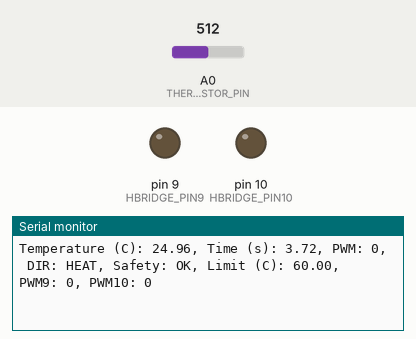
Simulated run of this sketch. Board: Arduino Uno, built with avr-gcc and run on an emulated ATmega328P. Parts: output pins drawn as LEDs (lit = HIGH), the last lines printed to the serial monitor. The test bench sets the inputs (shaded band); at power-on: A0 (THERMISTOR_PIN) = 512.

Above: at 4.2 s.
4.3 s: A0 (THERMISTOR_PIN) set to 218
At 4.7 s:
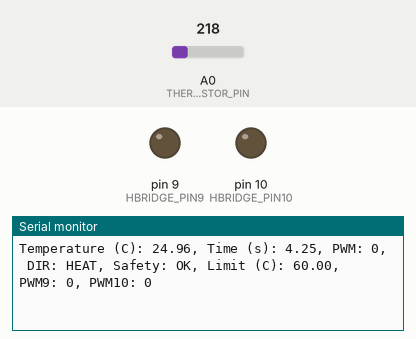
5.8 s: A0 (THERMISTOR_PIN) set to 185
At 6.9 s:
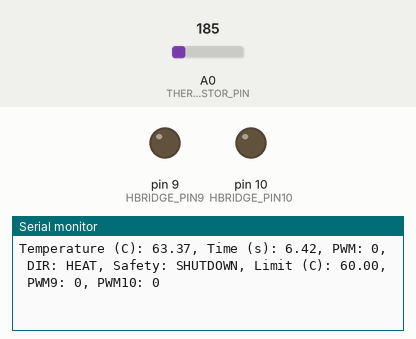

Measured:
- the behaviour switches between 204 and 203 on A0 (THERMISTOR_PIN) (found by bisection; images 1 and 2)
- after the input at 5.8 s, the serial monitor: prints a new line at once (image 2)

The sketch:

P1_Shutdown_arduino.ino
```cpp
// Manual TEC control from P5_Manual_heat_cool_display.py.
// The Python GUI sends commands such as: SET PWM 120 DIR HEAT
//
// Module 4 additions:
//   1. Average 500 thermistor ADC measurements.
//   2. Software temperature safety limit at 60 C.
//   3. If T > 60 C, both H-bridge PWM outputs are forced to 0.
//   4. Temperature telemetry continues during a safety shutdown.
//
// This sketch is still OPEN LOOP:
// There is NO automatic temperature feedback control.
// The user/Python GUI still determines the requested PWM and direction.

// --------------------------------------------------
// Pin definitions
// --------------------------------------------------
const int THERMISTOR_PIN = A0;
const int HBRIDGE_PIN9 = 9;
const int HBRIDGE_PIN10 = 10;


// --------------------------------------------------
// Thermistor circuit constants
// --------------------------------------------------
const float SERIES_RESISTOR = 100000.0;
const float R0 = 100000.0;
const float B_COEFF = 3950.0;
const float T0 = 298.15;


// --------------------------------------------------
// Module 4 temperature-safety settings
// --------------------------------------------------
const float TEMPERATURE_LIMIT_C = 60;

// Number of ADC readings averaged for each temperature measurement.
const int TEMPERATURE_SAMPLES = 500;


// --------------------------------------------------
// Values last received from the GUI.
// Start with the TEC off for safety.
// --------------------------------------------------
int pwmValue = 0;
bool heating = true;

// True when the software temperature limit has been exceeded.
bool safetyShutdown = false;


// --------------------------------------------------
// Buffer used to collect one newline-terminated command
// from the computer.
// --------------------------------------------------
char commandBuffer[48];
byte commandLength = 0;
bool discardCommand = false;

unsigned long lastReportMs = 0;


// --------------------------------------------------
// Apply TEC output
// --------------------------------------------------
void applyTecOutput() {

  // Safety always has priority.
  // If the temperature limit has been exceeded,
  // BOTH H-bridge inputs must be off.
  if (safetyShutdown) {
    analogWrite(HBRIDGE_PIN9, 0);
    analogWrite(HBRIDGE_PIN10, 0);
    return;
  }

  // Never PWM both H-bridge inputs at the same time.
  // If heat/cool is reversed for your wiring,
  // swap the two sections below.

  if (heating) {

    digitalWrite(HBRIDGE_PIN10, LOW);
    analogWrite(HBRIDGE_PIN9, pwmValue);

  } else {

    digitalWrite(HBRIDGE_PIN9, LOW);
    analogWrite(HBRIDGE_PIN10, pwmValue);
  }
}


// --------------------------------------------------
// Read thermistor temperature
//
// Takes 500 ADC measurements and averages them before
// converting the result into resistance and temperature.
// --------------------------------------------------
float readTemperatureC() {

  unsigned long adcSum = 0;

  // Take 500 measurements.
  for (int i = 0; i < TEMPERATURE_SAMPLES; i++) {
    adcSum += analogRead(THERMISTOR_PIN);
  }

  // Calculate the average ADC value.
  float rawADC = (float)adcSum / TEMPERATURE_SAMPLES;

  // Avoid division by zero and extreme ADC values.
  rawADC = constrain(rawADC, 1.0, 1022.0);

  //
  float thermistorResistance =
      SERIES_RESISTOR *
      (rawADC / (1023.0 - rawADC));

  // Beta-model thermistor equation.
  float steinhart =
      log(thermistorResistance / R0) / B_COEFF;

  steinhart += 1.0 / T0;

  // Convert Kelvin to Celsius.
  float temperatureC =
      (1.0 / steinhart) - 273.15;

  return temperatureC;
}


// --------------------------------------------------
// Check the software temperature safety limit
// --------------------------------------------------
void checkTemperatureSafety(float temperatureC) {

  // ------------------------------------------------
  // Temperature TOO HIGH
  // ------------------------------------------------
  if (temperatureC > TEMPERATURE_LIMIT_C) {

    // Only print the shutdown message the first time
    // the limit is crossed.
    if (!safetyShutdown) {

      safetyShutdown = true;

      // Set requested PWM to zero.
      pwmValue = 0;

      // Immediately shut down BOTH H-bridge inputs.
      analogWrite(HBRIDGE_PIN9, 0);
      analogWrite(HBRIDGE_PIN10, 0);

      Serial.print("SAFETY SHUTDOWN ACTIVE: Temperature = ");
      Serial.print(temperatureC, 2);
      Serial.print(" C exceeds ");
      Serial.print(TEMPERATURE_LIMIT_C, 1);
      Serial.println(" C. Both PWM outputs forced to 0.");
    }

  }

  // ------------------------------------------------
  // Temperature has returned below the limit
  // ------------------------------------------------
  else {

    if (safetyShutdown) {

      safetyShutdown = false;

      // Keep the TEC OFF after a shutdown.
      // The user must send a new command before
      // the TEC is allowed to run again.
      pwmValue = 0;

      analogWrite(HBRIDGE_PIN9, 0);
      analogWrite(HBRIDGE_PIN10, 0);

      Serial.println(
        "SAFETY LIMIT CLEARED: PWM remains 0 until a new command."
      );
    }
  }
}


// --------------------------------------------------
// Process one command from the Python GUI
// --------------------------------------------------
void processCommand() {

  int requestedPwm;
  char requestedDirection[6];

  // Accept exactly the command format sent by the
  // Python GUI:
  //
  // SET PWM 120 DIR HEAT
  //
  if (sscanf(
        commandBuffer,
        "SET PWM %d DIR %5s",
        &requestedPwm,
        requestedDirection
      ) != 2) {

    Serial.print("ERROR: Invalid command: ");
    Serial.println(commandBuffer);

    // Fail safe if an invalid command is received.
    pwmValue = 0;
    analogWrite(HBRIDGE_PIN9, 0);
    analogWrite(HBRIDGE_PIN10, 0);

    return;
  }


  // ------------------------------------------------
  // Determine direction first.
  // ------------------------------------------------
  if (strcmp(requestedDirection, "HEAT") == 0) {

    heating = true;

  } else if (strcmp(requestedDirection, "COOL") == 0) {

    heating = false;

  } else {

    Serial.println("ERROR: Direction must be HEAT or COOL.");

    // Fail safe for invalid direction.
    pwmValue = 0;
    analogWrite(HBRIDGE_PIN9, 0);
    analogWrite(HBRIDGE_PIN10, 0);

    return;
  }


  // ------------------------------------------------
  // Keep PWM in legal analogWrite range.
  // ------------------------------------------------
  pwmValue = constrain(requestedPwm, 0, 255);


  // ------------------------------------------------
  // If safety shutdown is active, don't allow the
  // command to restart the TEC.
  // ------------------------------------------------
  if (safetyShutdown) {

    pwmValue = 0;

    analogWrite(HBRIDGE_PIN9, 0);
    analogWrite(HBRIDGE_PIN10, 0);

    Serial.println(
      "COMMAND BLOCKED: Safety shutdown is active; PWM remains 0."
    );

    return;
  }


  // ------------------------------------------------
  // Apply the new command.
  // ------------------------------------------------
  applyTecOutput();

  Serial.print("COMMAND ACCEPTED: SET PWM ");
  Serial.print(pwmValue);
  Serial.print(" DIR ");
  Serial.println(heating ? "HEAT" : "COOL");
}


// --------------------------------------------------
// Read serial commands
// --------------------------------------------------
void readSerialCommands() {

  // Read available characters without delay(),
  // so slider movement is applied promptly.

  // Bound serial work so continuous input cannot starve the safety check.
  int remaining = 64;
  while (Serial.available() > 0 && remaining-- > 0) {

    char incoming = Serial.read();

    if (discardCommand) {
      if (incoming == '\n') discardCommand = false;
      continue;
    }

    if (incoming == '\r') {
      continue;
    }

    if (incoming == '\n') {

      commandBuffer[commandLength] = '\0';

      if (commandLength > 0) {
        processCommand();
      }

      commandLength = 0;

    } else if (commandLength < sizeof(commandBuffer) - 1) {

      commandBuffer[commandLength++] = incoming;

    } else {

      discardCommand = true;

      // Drop an overlong command rather than writing
      // past the end of the buffer.

      commandLength = 0;

      pwmValue = 0;

      analogWrite(HBRIDGE_PIN9, 0);
      analogWrite(HBRIDGE_PIN10, 0);

      Serial.println(
        "ERROR: Command too long. Both PWM outputs forced to 0."
      );
    }
  }
}


// --------------------------------------------------
// Report telemetry
// --------------------------------------------------
void reportTelemetry(float temperatureC) {

  // The Python program parses this line for its
  // readouts, plot, and CSV file.
  //
  // IMPORTANT:
  // The original telemetry format is preserved so
  // P5_Manual_heat_cool_display.py can continue
  // parsing it.

  Serial.print("Temperature (C): ");
  Serial.print(temperatureC, 2);

  Serial.print(", Time (s): ");
  Serial.print(millis() / 1000.0, 2);

  Serial.print(", PWM: ");
  Serial.print(pwmValue);

  Serial.print(", DIR: ");
  Serial.print(heating ? "HEAT" : "COOL");
  Serial.print(", Safety: ");
  Serial.print(safetyShutdown ? "SHUTDOWN" : "OK");
  Serial.print(", Limit (C): ");
  Serial.print(TEMPERATURE_LIMIT_C, 2);
  Serial.print(", PWM9: ");
  Serial.print(!safetyShutdown && heating ? pwmValue : 0);
  Serial.print(", PWM10: ");
  Serial.println(!safetyShutdown && !heating ? pwmValue : 0);
}


// --------------------------------------------------
// Setup
// --------------------------------------------------
void setup() {

  Serial.begin(9600);

  pinMode(HBRIDGE_PIN9, OUTPUT);
  pinMode(HBRIDGE_PIN10, OUTPUT);

  // Start with both H-bridge inputs OFF.
  pwmValue = 0;

  analogWrite(HBRIDGE_PIN9, 0);
  analogWrite(HBRIDGE_PIN10, 0);
}


// --------------------------------------------------
// Main loop
// --------------------------------------------------
void loop() {

  // Measure and check safety before allowing any new output command.


  // ------------------------------------------------
  // Read temperature.
  //
  // readTemperatureC() averages 500 ADC readings.
  // ------------------------------------------------
  float temperatureC = readTemperatureC();


  // ------------------------------------------------
  // Check the 60 C safety limit.
  // ------------------------------------------------
  checkTemperatureSafety(temperatureC);

  readSerialCommands();


  // ------------------------------------------------
  // Re-apply the output after the safety check.
  //
  // If safetyShutdown == true, this keeps both
  // outputs at zero.
  // ------------------------------------------------
  applyTecOutput();


  // ------------------------------------------------
  // Send telemetry twice per second.
  //
  // Telemetry continues even during a safety shutdown.
  // ------------------------------------------------
  if (millis() - lastReportMs >= 500) {

    lastReportMs = millis();

    reportTelemetry(temperatureC);
  }
}
```
